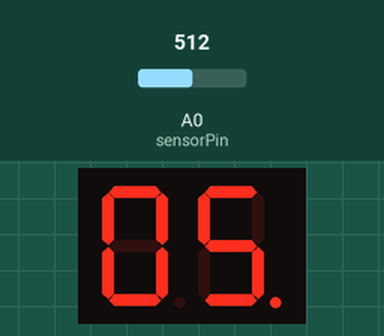
A sketch run on a simulated Arduino Uno, built with avr-gcc and run on an emulated ATmega328P. Parts: 2-digit seven-segment display. Wiring (inferred from the names in the program): 2-digit 7-segment display, segments lit when LOW: segments pin 10, pin 11, pin 7, pin 6, pin 4, pin 8, pin 5, pin 9; digit selects pin 3, pin 2. The test bench sets the inputs (shaded band); at power-on: A0 (sensorPin) = 512. The segment pins are drawn as the display they are named for.

Above: at 1.2 s.
1.3 s: A0 (sensorPin) set to 716
At 2.5 s:
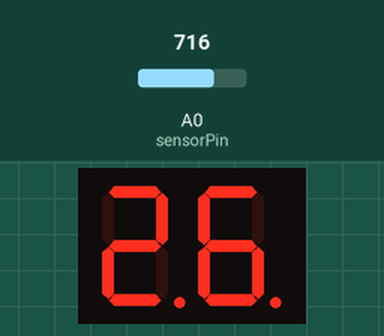
3.2 s: A0 (sensorPin) set to 900
At 4.2 s:
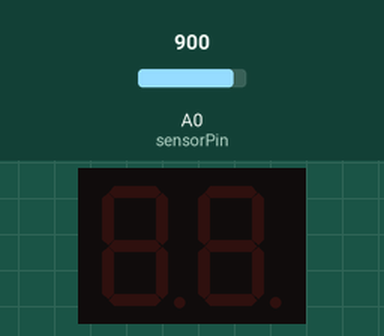
5.0 s: A0 (sensorPin) set to 1023
At 5.28 s:
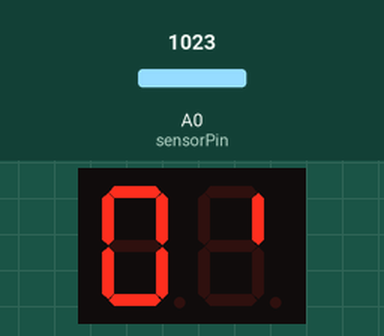
Timing chart, 0 to 8.0 s (numbered marks = the images above; inputs shaded):
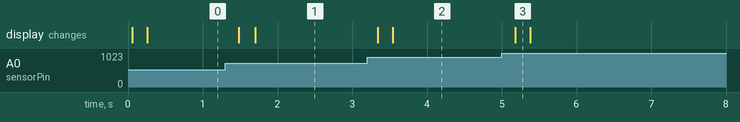

The sketch:

termometro.ino
```cpp
#include <MsTimer2.h>

const int sensorPin = A0;
const int Ts = 5;
const int Tp = 40;
int n = 0;

int tmp = 0;
int tmpAcum = 0;

// Asignación de pines a segmentos
const byte segs[8]= {10,11,7,6,4,8,5,9}; //p-k-f-e-d-c-b-a

// Asignación de pines a dígitos
const byte digs[2]= {3,2}; // 1-2

// Segmentos que encienden cada dígito del 0 al 9
const byte digitos[10]= {0b00111111, 0b00000110, 0b11011011,
            0b01001111, 0b11100110, 0b11101101, 0b11111101,
            0b00000111, 0b11111111, 0b11101111};

byte byte1 = 0;
byte byte2 = 0;
byte digito = 0;

void setup() {
  Serial.begin(9600);

  analogReference(INTERNAL);

  for (int pin= 2; pin< 12; pin++) { // Pone modo salidas
    pinMode(pin, OUTPUT);
  }


  MsTimer2::set(Ts, actualizar); // Int. Timer2 cada Ts ms
  MsTimer2::start();
}

void loop() {

}

void actualizar() {
 tmpAcum += (analogRead(sensorPin) - 5120/11)*110/1025;

 if(n++==Tp){
  n = 0;
  tmp = tmpAcum/Tp;
  tmpAcum = 0;
 }

 byte1 = tmp/10;
 byte2 = tmp%10;

  digitalWrite(digs[0],HIGH); // Apaga D1
  digitalWrite(digs[1],HIGH); // Apaga D2
  switch (digito) {
    case 0:
    segmentos(byte1); // Saca segmentos digito 1
    digitalWrite(digs[digito],LOW); // Enciende D1
    digito= 1;
    break;
    case 1:
    segmentos(byte2); // Saca segmentos digito 2
    digitalWrite(digs[digito],LOW); // Enciende D2
    digito= 0;
    break;
  }


}

void segmentos(byte valor) {
  for(int seg= 0; seg< 8; seg++) {
    digitalWrite(segs[seg], !bitRead(digitos[valor], seg));
  }
}
```

Measured:
- after the input at 1.3 s, the display: first changes after 0.18 s (image 1 shows a later state)
- after the input at 3.2 s, the display: first changes after 0.14 s (image 2 shows a later state)
- after the input at 5.0 s, the display: changes after 0.18 s (image 3)
